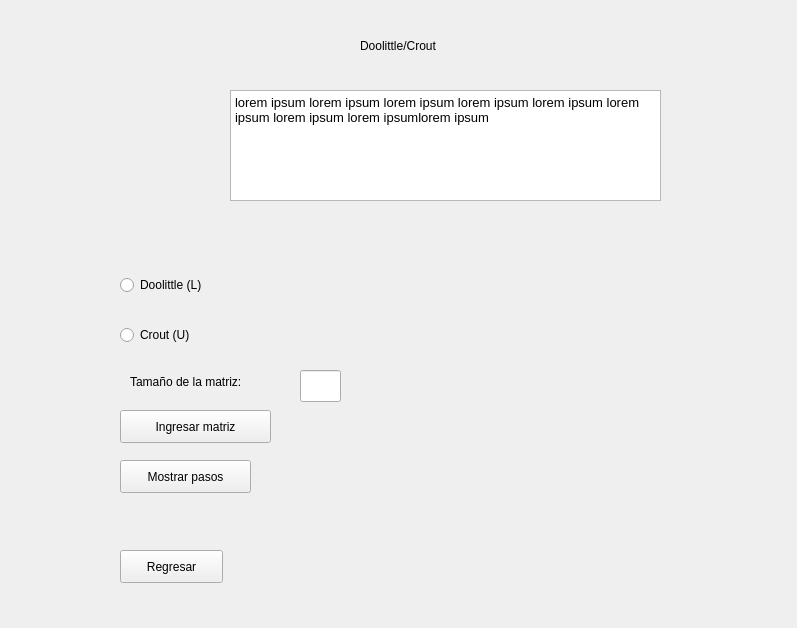
<?xml version="1.0" encoding="UTF-8"?>
<ui version="4.0">
 <class>Form</class>
 <widget class="QWidget" name="Form">
  <property name="geometry">
   <rect>
    <x>0</x>
    <y>0</y>
    <width>797</width>
    <height>628</height>
   </rect>
  </property>
  <property name="windowTitle">
   <string>Form</string>
  </property>
  <widget class="QLineEdit" name="tamEdit">
   <property name="geometry">
    <rect>
     <x>300</x>
     <y>370</y>
     <width>41</width>
     <height>32</height>
    </rect>
   </property>
   <property name="text">
    <string/>
   </property>
  </widget>
  <widget class="QRadioButton" name="DoolittleRadio">
   <property name="geometry">
    <rect>
     <x>120</x>
     <y>270</y>
     <width>129</width>
     <height>30</height>
    </rect>
   </property>
   <property name="text">
    <string>Doolittle (L)</string>
   </property>
  </widget>
  <widget class="QTextEdit" name="textEdit_2">
   <property name="geometry">
    <rect>
     <x>230</x>
     <y>90</y>
     <width>431</width>
     <height>111</height>
    </rect>
   </property>
   <property name="html">
    <string>&lt;!DOCTYPE HTML PUBLIC &quot;-//W3C//DTD HTML 4.0//EN&quot; &quot;http://www.w3.org/TR/REC-html40/strict.dtd&quot;&gt;
&lt;html&gt;&lt;head&gt;&lt;meta name=&quot;qrichtext&quot; content=&quot;1&quot; /&gt;&lt;style type=&quot;text/css&quot;&gt;
p, li { white-space: pre-wrap; }
&lt;/style&gt;&lt;/head&gt;&lt;body style=&quot; font-family:'Ubuntu Bold'; font-size:10pt; font-weight:400; font-style:normal;&quot;&gt;
&lt;p style=&quot; margin-top:0px; margin-bottom:0px; margin-left:0px; margin-right:0px; -qt-block-indent:0; text-indent:0px;&quot;&gt;lorem ipsum lorem ipsum lorem ipsum lorem ipsum lorem ipsum lorem ipsum lorem ipsum lorem ipsumlorem ipsum&lt;/p&gt;&lt;/body&gt;&lt;/html&gt;</string>
   </property>
  </widget>
  <widget class="QPushButton" name="pasosButton">
   <property name="geometry">
    <rect>
     <x>120</x>
     <y>460</y>
     <width>131</width>
     <height>33</height>
    </rect>
   </property>
   <property name="text">
    <string>Mostrar pasos</string>
   </property>
  </widget>
  <widget class="QLabel" name="label_2">
   <property name="geometry">
    <rect>
     <x>130</x>
     <y>370</y>
     <width>171</width>
     <height>24</height>
    </rect>
   </property>
   <property name="text">
    <string>Tamaño de la matriz:</string>
   </property>
  </widget>
  <widget class="QPushButton" name="unidad4button">
   <property name="geometry">
    <rect>
     <x>120</x>
     <y>550</y>
     <width>103</width>
     <height>33</height>
    </rect>
   </property>
   <property name="text">
    <string>Regresar</string>
   </property>
  </widget>
  <widget class="QRadioButton" name="CroutRadio">
   <property name="geometry">
    <rect>
     <x>120</x>
     <y>320</y>
     <width>129</width>
     <height>30</height>
    </rect>
   </property>
   <property name="text">
    <string>Crout (U)</string>
   </property>
  </widget>
  <widget class="QPushButton" name="matButton">
   <property name="geometry">
    <rect>
     <x>120</x>
     <y>410</y>
     <width>151</width>
     <height>33</height>
    </rect>
   </property>
   <property name="text">
    <string>Ingresar matriz</string>
   </property>
  </widget>
  <widget class="QLabel" name="label">
   <property name="geometry">
    <rect>
     <x>360</x>
     <y>10</y>
     <width>191</width>
     <height>71</height>
    </rect>
   </property>
   <property name="text">
    <string>Doolittle/Crout</string>
   </property>
  </widget>
 </widget>
 <resources/>
 <connections/>
</ui>
